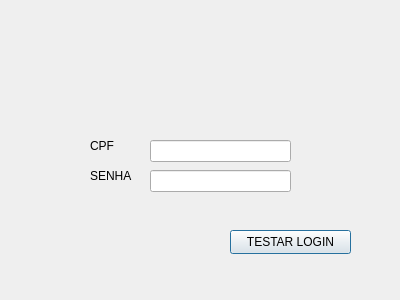
<?xml version="1.0" encoding="UTF-8"?>
<ui version="4.0">
 <class>Login_Teste</class>
 <widget class="QDialog" name="Login_Teste">
  <property name="geometry">
   <rect>
    <x>0</x>
    <y>0</y>
    <width>400</width>
    <height>300</height>
   </rect>
  </property>
  <property name="windowTitle">
   <string>Dialog</string>
  </property>
  <widget class="QPushButton" name="pushButton">
   <property name="geometry">
    <rect>
     <x>230</x>
     <y>230</y>
     <width>121</width>
     <height>24</height>
    </rect>
   </property>
   <property name="text">
    <string>TESTAR LOGIN</string>
   </property>
  </widget>
  <widget class="QLabel" name="label">
   <property name="geometry">
    <rect>
     <x>90</x>
     <y>130</y>
     <width>49</width>
     <height>31</height>
    </rect>
   </property>
   <property name="text">
    <string>CPF</string>
   </property>
  </widget>
  <widget class="QLabel" name="label_2">
   <property name="geometry">
    <rect>
     <x>90</x>
     <y>160</y>
     <width>49</width>
     <height>31</height>
    </rect>
   </property>
   <property name="text">
    <string>SENHA</string>
   </property>
  </widget>
  <widget class="QLineEdit" name="tx_senha">
   <property name="geometry">
    <rect>
     <x>150</x>
     <y>170</y>
     <width>141</width>
     <height>22</height>
    </rect>
   </property>
  </widget>
  <widget class="QLineEdit" name="tx_cpf">
   <property name="geometry">
    <rect>
     <x>150</x>
     <y>140</y>
     <width>141</width>
     <height>22</height>
    </rect>
   </property>
  </widget>
 </widget>
 <resources/>
 <connections/>
</ui>
